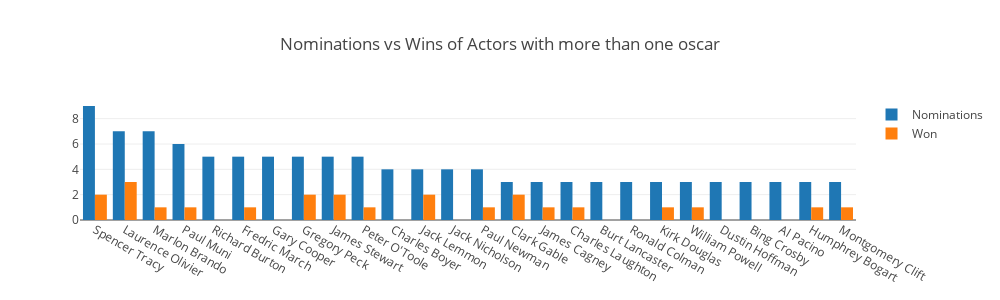

Notebook code for this chart:
### Code cell
trace1 = go.Bar(
    x=actor_nom.index,
    y=actor_nom.values,
    name='Nominations'
)
trace2 = go.Bar(
    x=actor_nom.index,
    y=won,
    name='Won'
)

data = [trace1, trace2]
plotly.offline.iplot({
    "data": data,
    "layout": go.Layout(barmode='group', title="Nominations vs Wins of Actors with more than one oscar"
                           ,width=1000,height=300,)
})

### Figure 1 — Plotly figure (JSON) as saved in the notebook; plotly's stock layout.template omitted (floating-point values rounded to 4 significant figures)
{"data": [{"name": "Nominations", "type": "bar", "x": ["Spencer Tracy", "Laurence Olivier", "Marlon Brando", "Paul Muni", "Richard Burton", "Fredric March", "Gary Cooper", "Gregory Peck", "James Stewart", "Peter O'Toole", "Charles Boyer", "Jack Lemmon", "Jack Nicholson", "Paul Newman", "Clark Gable", "James Cagney", "Charles Laughton", "Burt Lancaster", "Ronald Colman", "Kirk Douglas", "William Powell", "Dustin Hoffman", "Bing Crosby", "Al Pacino", "Humphrey Bogart", "Montgomery Clift"], "y": [9, 7, 7, 6, 5, 5, 5, 5, 5, 5, 4, 4, 4, 4, 3, 3, 3, 3, 3, 3, 3, 3, 3, 3, 3, 3]}, {"name": "Won", "type": "bar", "x": ["Spencer Tracy", "Laurence Olivier", "Marlon Brando", "Paul Muni", "Richard Burton", "Fredric March", "Gary Cooper", "Gregory Peck", "James Stewart", "Peter O'Toole", "Charles Boyer", "Jack Lemmon", "Jack Nicholson", "Paul Newman", "Clark Gable", "James Cagney", "Charles Laughton", "Burt Lancaster", "Ronald Colman", "Kirk Douglas", "William Powell", "Dustin Hoffman", "Bing Crosby", "Al Pacino", "Humphrey Bogart", "Montgomery Clift"], "y": [2, 3, 1, 1, 0, 1, 0, 2, 2, 1, 0, 2, 0, 1, 2, 1, 1, 0, 0, 1, 1, 0, 0, 0, 1, 1]}], "layout": {"barmode": "group", "height": 300, "title": "Nominations vs Wins of Actors with more than one oscar", "width": 1000}}
